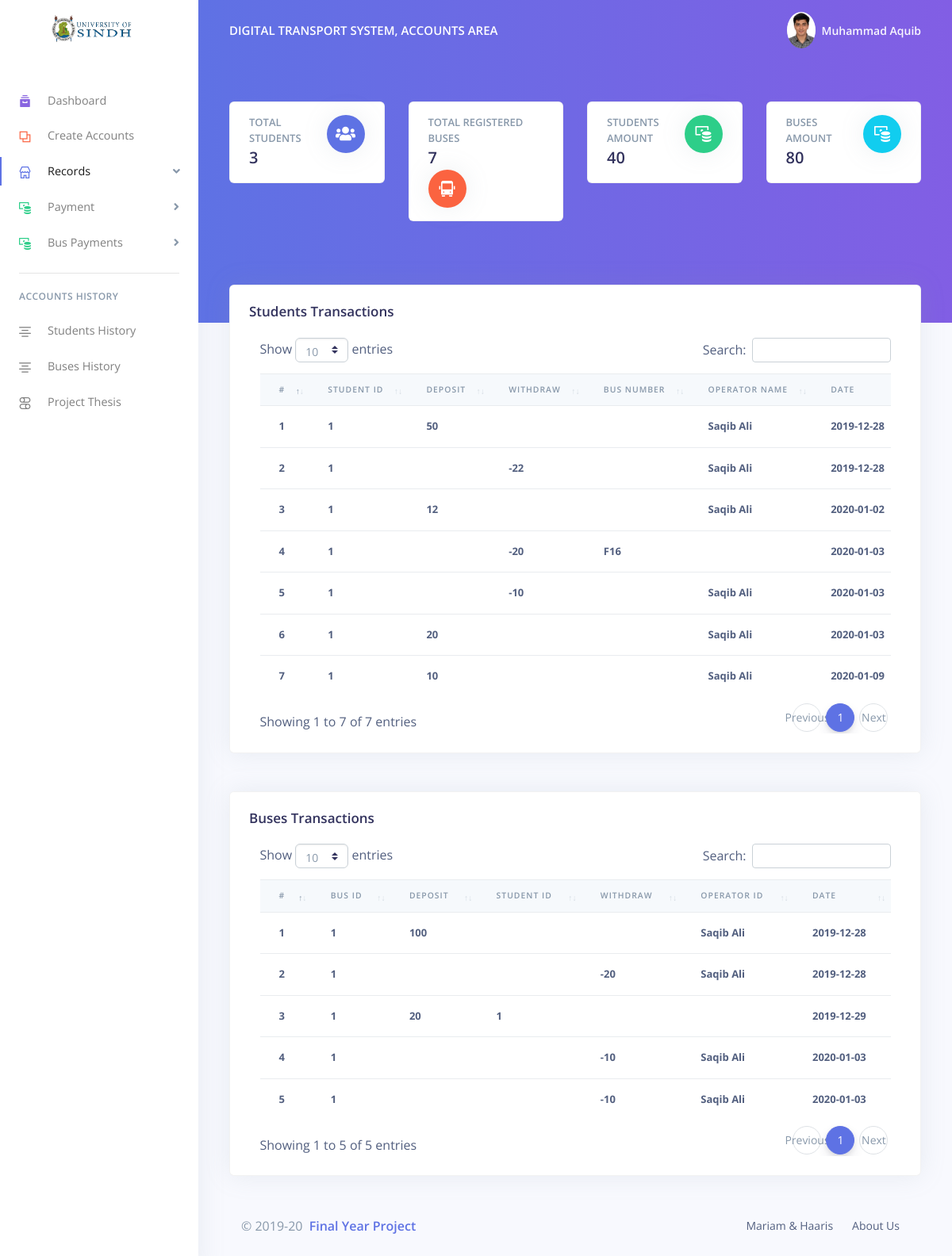
/dashboard.php (signed in), run on the app's committed database.
### tables this page shows
CREATE TABLE `studentbalance` (
  `sBId` int(100) NOT NULL,
  `sId` int(100) DEFAULT NULL,
  `sBDeposit` int(100) DEFAULT NULL,
  `sBWithdraw` int(100) DEFAULT NULL,
  `sBBusId` int(100) DEFAULT NULL,
  `sBOpId` int(100) DEFAULT NULL,
  `sBDate` date DEFAULT NULL,
  `sBStatus` varchar(100) NOT NULL DEFAULT 'y'
);

CREATE TABLE `operator` (
  `oId` int(50) NOT NULL,
  `oName` varchar(50) DEFAULT NULL,
  `oType` varchar(50) DEFAULT NULL,
  `oUsername` varchar(50) NOT NULL,
  `oPassword` varchar(50) NOT NULL,
  `oPhoto` longblob,
  `oDate` date NOT NULL,
  `oStatus` varchar(50) NOT NULL DEFAULT 'y'
);

CREATE TABLE `bus` (
  `bId` int(100) NOT NULL,
  `bNo` varchar(100) DEFAULT NULL,
  `bPss` varchar(100) DEFAULT NULL,
  `bFare` int(100) DEFAULT NULL,
  `bDriverId` int(100) DEFAULT NULL,
  `bConId` int(100) DEFAULT NULL,
  `bStopId` int(100) DEFAULT NULL,
  `TotalSeats` int(100) DEFAULT NULL,
  `opId` varchar(11) DEFAULT NULL,
  `bDate` date DEFAULT NULL,
  `bStatus` varchar(100) NOT NULL DEFAULT 'y'
);

CREATE TABLE `bustransactions` (
  `btId` int(11) NOT NULL,
  `bId` int(100) DEFAULT NULL,
  `btDeposit` int(100) DEFAULT NULL,
  `studentId` int(100) DEFAULT NULL,
  `btwidthdraw` int(100) DEFAULT NULL,
  `opId` varchar(11) DEFAULT NULL,
  `btDate` date DEFAULT NULL,
  `btStatus` varchar(100) NOT NULL DEFAULT 'y'
);

### db.php (called while the page is built, shortened)
<?php
class Mydb{
	private $conn = '';
	public function Mydb($host='localhost', $username="root", $password="", $db="fyp")
	{
		$this->conn = new mysqli($host,$username,$password,$db) or die("connection field");
		mysqli_set_charset($this->conn,"utf8");
	}
	public function countTotalStudent(){
		$Query = "SELECT count(sId) AS totalStudent FROM student
		WHERE sStatus = 'y'";
		$res = $this->conn->query($Query);
			if ($res->num_rows > 0)
			{
				$fetch = $res->fetch_assoc();
				return $fetch;
			}
			else
			{
				return false;
			}
	}
	public function countTotalBuses(){
		$Query = "SELECT count(bId) AS totalBuses FROM bus
		WHERE bStatus = 'y'";
		$res = $this->conn->query($Query);
			if ($res->num_rows > 0)
			{
				$fetch = $res->fetch_assoc();
				return $fetch;
			}
			else
			{
				return false;
			}
	}
	public function countTotalStudentAmount(){
		$Query = "SELECT SUM(sBDeposit) AS totaldeposit, SUM(sBWithdraw) AS totalWithdraw FROM `studentbalance` WHERE sBStatus	 = 'y'";
		$res = $this->conn->query($Query);
		if ($res->num_rows > 0 ) {
			$fetch = $res->fetch_assoc();
			return $fetch;
		}
		else{
			return false;
		}
	}
	public function countTotalBusesAmount(){
		$Query = "SELECT SUM(btDeposit) AS BTD, SUM(btwidthdraw) AS BTW FROM bustransactions WHERE btStatus = 'y'";
		$res = $this->conn->query($Query);
		if ($res->num_rows > 0 ) {
			$fetch = $res->fetch_assoc();
			return $fetch;
		}
		else{
			return false;
		}
	}
	public function FetchstudentTransaction(){
		$Query = "SELECT * FROM studentbalance
		LEFT JOIN bus ON (studentbalance.sBBusId = bus.bId)
		LEFT JOIN operator ON (studentbalance.sBOpId = operator.oId)
		WHERE studentbalance.sBStatus = 'y'";
		$res = $this->conn->query($Query);
		$i = 0;
			$a = array();
			while ($rows = $res->fetch_assoc()) {
					foreach ($rows as $key => $value) {
					$a[$i][$key] = $value;
				}
				$i++;
			}
			return $a;
	}
	public function FetchBusesTransaction(){
		$Query = "SELECT * FROM bustransactions
		-- LEFT JOIN bus ON (studentbalance.sBId = bus.bId)
		LEFT JOIN operator ON (operator.oId = bustransactions.opId)
		WHERE bustransactions.btStatus = 'y'";
		$res = $this->conn->query($Query);
		$i = 0;
			$a = array();
			while ($rows = $res->fetch_assoc()) {
					foreach ($rows as $key => $value) {
					$a[$i][$key] = $value;
				}
				$i++;
			}
			return $a;
	}
}
$obj = new Mydb();
?>

### dashboard.php (the view, shortened to what this page needs)
<?php
require 'db.php';
$obj->is_login();
$totalstudent = $obj->countTotalStudent();
$totalbuses = $obj->countTotalBuses();
$studentbalance = $obj->countTotalStudentAmount();
if ($studentbalance) {
  $remAmm = ($studentbalance['totaldeposit'] - $studentbalance['totalWithdraw']);
}
$busesBalance = $obj->countTotalBusesAmount();
if ($busesBalance) {
      $remAmmBus = ($busesBalance['BTD'] - $busesBalance['BTW']);
}
$studentTranc = $obj->FetchstudentTransaction();
$busTranc = $obj->FetchBusesTransaction();
?>
<!DOCTYPE html>
<html>
<head>
  <?php require 'linkhead.php'; ?>
</head>
<body>
  <?php require 'linksidebar.php'; ?>
  <div class="main-content">
    <?php require 'linknav.php'; ?>
    <div class="header bg-gradient-primary pb-8 pt-5 pt-md-8">
      <div class="container-fluid">
        <div class="header-body">
          <div class="row">
            <div class="col-xl-3 col-lg-6">
              <div class="card card-stats mb-4 mb-xl-0">
                <div class="card-body">
                  <div class="row">
                    <div class="col">
                      <h5 class="card-title text-uppercase text-muted mb-0">Total Students</h5>
                      <span class="h2 font-weight-bold mb-0"><?php echo $totalstudent['totalStudent']; ?></span>
                    </div>
                    <div class="col-auto">
                      <div class="icon icon-shape bg-primary text-white rounded-circle shadow">
                        <i class="fas fa-users"></i>
                      </div>
                    </div>
                  </div>
                </div>
              </div>
            </div>
            <div class="col-xl-3 col-lg-6">
              <div class="card card-stats mb-4 mb-xl-0">
                <div class="card-body">
                  <div class="row">
                    <div class="col">
                      <h5 class="card-title text-uppercase text-muted mb-0">Total Registered Buses</h5>
                      <span class="h2 font-weight-bold mb-0"><?php echo $totalbuses['totalBuses'] ?></span>
                    </div>
                    <div class="col-auto">
                      <div class="icon icon-shape bg-warning text-white rounded-circle shadow">
                        <i class="ni ni-bus-front-12"></i>
                      </div>
                    </div>
                  </div>
                </div>
              </div>
            </div>
            <div class="col-xl-3 col-lg-6">
              <div class="card card-stats mb-4 mb-xl-0">
                <div class="card-body">
                  <div class="row">
                    <div class="col">
                      <h5 class="card-title text-uppercase text-muted mb-0">Students Amount</h5>
                      <span class="h2 font-weight-bold mb-0"><?php echo $remAmm; ?></span>
                    </div>
                    <div class="col-auto">
                      <div class="icon icon-shape bg-green text-white rounded-circle shadow">
                        <i class="ni ni-money-coins"></i>
                      </div>
                    </div>
                  </div>
                </div>
              </div>
            </div>
            <div class="col-xl-3 col-lg-6">
              <div class="card card-stats mb-4 mb-xl-0">
                <div class="card-body">
                  <div class="row">
                    <div class="col">
                      <h5 class="card-title text-uppercase text-muted mb-0">Buses Amount</h5>
                      <span class="h2 font-weight-bold mb-0"><?php echo $remAmmBus; ?></span>
                    </div>
                    <div class="col-auto">
                      <div class="icon icon-shape bg-info text-white rounded-circle shadow">
                        <i class="ni ni-money-coins "></i>
                      </div>
                    </div>
                  </div>
                </div>
              </div>
            </div>
          </div>
        </div>
      </div>
    </div>
    <div class="container-fluid mt--7">
      <div class="row mt-5">
        <div class="col-xl-12 mb-5 mb-xl-0">
          <div class="card shadow">
            <div class="card-header border-0">
              <div class="row align-items-center">
                <div class="col">
                  <h3 class="mb-0">Students Transactions</h3>
                </div>
              </div>
            </div>
            <div class="row justify-content-md-center">
              <div class="col-lg-11">
              <div class="table-responsive">
              <table class="table table-flush" id="datatable-5th">
                <thead class="thead-light">
                  <tr>
                    <th>#</th>
                    <th>Student ID</th>
                    <th>Deposit</th>
                    <th>Withdraw</th>
                    <th>Bus Number</th>
                    <th>Operator Name</th>
                    <th>Date</th>
                  </tr>
                </thead>
                <tbody>
                 <?php $counter = 1;
                 foreach ($studentTranc as $key => $value) { ?>
                  <tr>
                    <td><?php echo $counter; ?></td>
                    <td><?php echo $value['sId'] ?></td>
                    <td><?php echo $value['sBDeposit'] ?></td>
                    <td><?php if (isset($value['sBWithdraw'])){ echo "-".$value['sBWithdraw']; }?></td>
                    <td><?php echo $value['bNo'] ?></td>
                    <td><?php echo $value['oName'] ?></td>
                    <td><?php echo $value['sBDate']?></td>
                  </tr>
                  <?php $counter++; } ?>
                </tbody>
              </table>
            </div>
            </div>
            </div>
            <br>
          </div>
        </div>
      </div>
      <div class="row mt-5">
        <div class="col-xl-12 mb-5 mb-xl-0">
          <div class="card shadow">
            <div class="card-header border-0">
              <div class="row align-items-center">
                <div class="col">
                  <h3 class="mb-0">Buses Transactions</h3>
                </div>
              </div>
            </div>
            <div class="row justify-content-md-center">
              <div class="col-lg-11">
              <div class="table-responsive">
              <table class="table table-flush" id="datatable-6th">
                <thead class="thead-light">
                  <tr>
                    <th>#</th>
                    <th>Bus ID</th>
                    <th>Deposit</th>
                    <th>Student ID</th>
                    <th>Withdraw</th>
                    <th>Operator Id</th>
                    <th>Date</th>
                  </tr>
                </thead>
                <tbody>
                 <?php $counter =1;
                  foreach ($busTranc as $key => $value) { ?>
                  <tr>
                    <td><?php echo $counter; ?></td>
                    <td><?php echo $value['bId'] ?></td>
                    <td><?php echo $value['btDeposit'] ?></td>
                    <td><?php echo $value['studentId'] ?></td>
                    <td><?php if (isset($value['btwidthdraw'] )){echo "-".$value['btwidthdraw'];}?></td>
                    <td><?php echo $value['oName'] ?></td>
                    <td><?php echo $value['btDate']?></td>
                  </tr>
                  <?php $counter++; } ?>
                </tbody>
              </table>
            </div>
            </div>
            </div>
            <br>
          </div>
        </div>
      </div>
      <?php require 'footer.php'; ?>
    </div>
  </div>
</body>
</html>

### data on the page
studentbalance: sId "1", sBDeposit "50", operator.oName "Saqib Ali", sBDate "2019-12-28"
studentbalance: sId "1", sBWithdraw "22", operator.oName "Saqib Ali", sBDate "2019-12-28"
studentbalance: sId "1", sBDeposit "12", operator.oName "Saqib Ali", sBDate "2020-01-02"
studentbalance: sId "1", sBWithdraw "20", bus.bNo "F16", sBDate "2020-01-03"
studentbalance: sId "1", sBWithdraw "10", operator.oName "Saqib Ali", sBDate "2020-01-03"
studentbalance: sId "1", sBDeposit "20", operator.oName "Saqib Ali", sBDate "2020-01-03"
studentbalance: sId "1", sBDeposit "10", operator.oName "Saqib Ali", sBDate "2020-01-09"
bustransactions: bId "1", btDeposit "100", operator.oName "Saqib Ali", btDate "2019-12-28"
bustransactions: bId "1", btwidthdraw "20", operator.oName "Saqib Ali", btDate "2019-12-28"
bustransactions: bId "1", btDeposit "20", studentId "1", btDate "2019-12-29"
bustransactions: bId "1", btwidthdraw "10", operator.oName "Saqib Ali", btDate "2020-01-03"
bustransactions: bId "1", btwidthdraw "10", operator.oName "Saqib Ali", btDate "2020-01-03"

### other printed values
$_SESSION['user']['oName'] "Muhammad Aquib"
$totalstudent['totalStudent'] "3"
$totalbuses['totalBuses'] "7"
$remAmm "40"
$remAmmBus "80"
